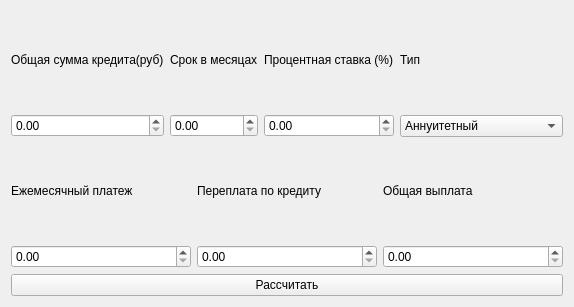
<?xml version="1.0" encoding="UTF-8"?>
<ui version="4.0">
 <class>Credit</class>
 <widget class="QWidget" name="Credit">
  <property name="geometry">
   <rect>
    <x>0</x>
    <y>0</y>
    <width>544</width>
    <height>307</height>
   </rect>
  </property>
  <property name="windowTitle">
   <string>Credit</string>
  </property>
  <layout class="QGridLayout" name="gridLayout">
   <item row="0" column="0">
    <layout class="QVBoxLayout" name="verticalLayout_8">
     <item>
      <layout class="QHBoxLayout" name="horizontalLayout">
       <item>
        <layout class="QVBoxLayout" name="verticalLayout_4">
         <item>
          <widget class="QLabel" name="label">
           <property name="text">
            <string>Общая сумма кредита(руб)</string>
           </property>
          </widget>
         </item>
         <item>
          <widget class="QDoubleSpinBox" name="totalSum">
           <property name="maximum">
            <double>1000000000.000000000000000</double>
           </property>
          </widget>
         </item>
        </layout>
       </item>
       <item>
        <layout class="QVBoxLayout" name="verticalLayout_3">
         <item>
          <widget class="QLabel" name="label_2">
           <property name="text">
            <string>Срок в месяцах</string>
           </property>
          </widget>
         </item>
         <item>
          <widget class="QDoubleSpinBox" name="timeMonth">
           <property name="maximum">
            <double>1000000.000000000000000</double>
           </property>
          </widget>
         </item>
        </layout>
       </item>
       <item>
        <layout class="QVBoxLayout" name="verticalLayout_2">
         <item>
          <widget class="QLabel" name="label_3">
           <property name="text">
            <string>Процентная ставка (%)</string>
           </property>
          </widget>
         </item>
         <item>
          <widget class="QDoubleSpinBox" name="stavka">
           <property name="maximum">
            <double>10000000.000000000000000</double>
           </property>
          </widget>
         </item>
        </layout>
       </item>
       <item>
        <layout class="QVBoxLayout" name="verticalLayout">
         <item>
          <widget class="QLabel" name="label_4">
           <property name="frameShadow">
            <enum>QFrame::Plain</enum>
           </property>
           <property name="text">
            <string>Тип</string>
           </property>
          </widget>
         </item>
         <item>
          <widget class="QComboBox" name="comboBox">
           <item>
            <property name="text">
             <string>Аннуитетный</string>
            </property>
           </item>
           <item>
            <property name="text">
             <string>Дифференцированный</string>
            </property>
           </item>
          </widget>
         </item>
        </layout>
       </item>
      </layout>
     </item>
     <item>
      <layout class="QHBoxLayout" name="horizontalLayout_2">
       <item>
        <layout class="QVBoxLayout" name="verticalLayout_5">
         <item>
          <widget class="QLabel" name="label_5">
           <property name="text">
            <string>Ежемесячный платеж</string>
           </property>
          </widget>
         </item>
         <item>
          <widget class="QDoubleSpinBox" name="monthPay">
           <property name="maximum">
            <double>10000000000000.000000000000000</double>
           </property>
          </widget>
         </item>
        </layout>
       </item>
       <item>
        <layout class="QVBoxLayout" name="verticalLayout_6">
         <item>
          <widget class="QLabel" name="label_6">
           <property name="text">
            <string>Переплата по кредиту</string>
           </property>
          </widget>
         </item>
         <item>
          <widget class="QDoubleSpinBox" name="Pereplata">
           <property name="maximum">
            <double>100000000000000.000000000000000</double>
           </property>
          </widget>
         </item>
        </layout>
       </item>
       <item>
        <layout class="QVBoxLayout" name="verticalLayout_7">
         <item>
          <widget class="QLabel" name="label_7">
           <property name="text">
            <string>Общая выплата</string>
           </property>
          </widget>
         </item>
         <item>
          <widget class="QDoubleSpinBox" name="totalPay">
           <property name="maximum">
            <double>10000000000000.000000000000000</double>
           </property>
          </widget>
         </item>
        </layout>
       </item>
      </layout>
     </item>
     <item>
      <widget class="QPushButton" name="pushButton">
       <property name="text">
        <string>Рассчитать</string>
       </property>
      </widget>
     </item>
    </layout>
   </item>
  </layout>
 </widget>
 <resources/>
 <connections/>
</ui>
